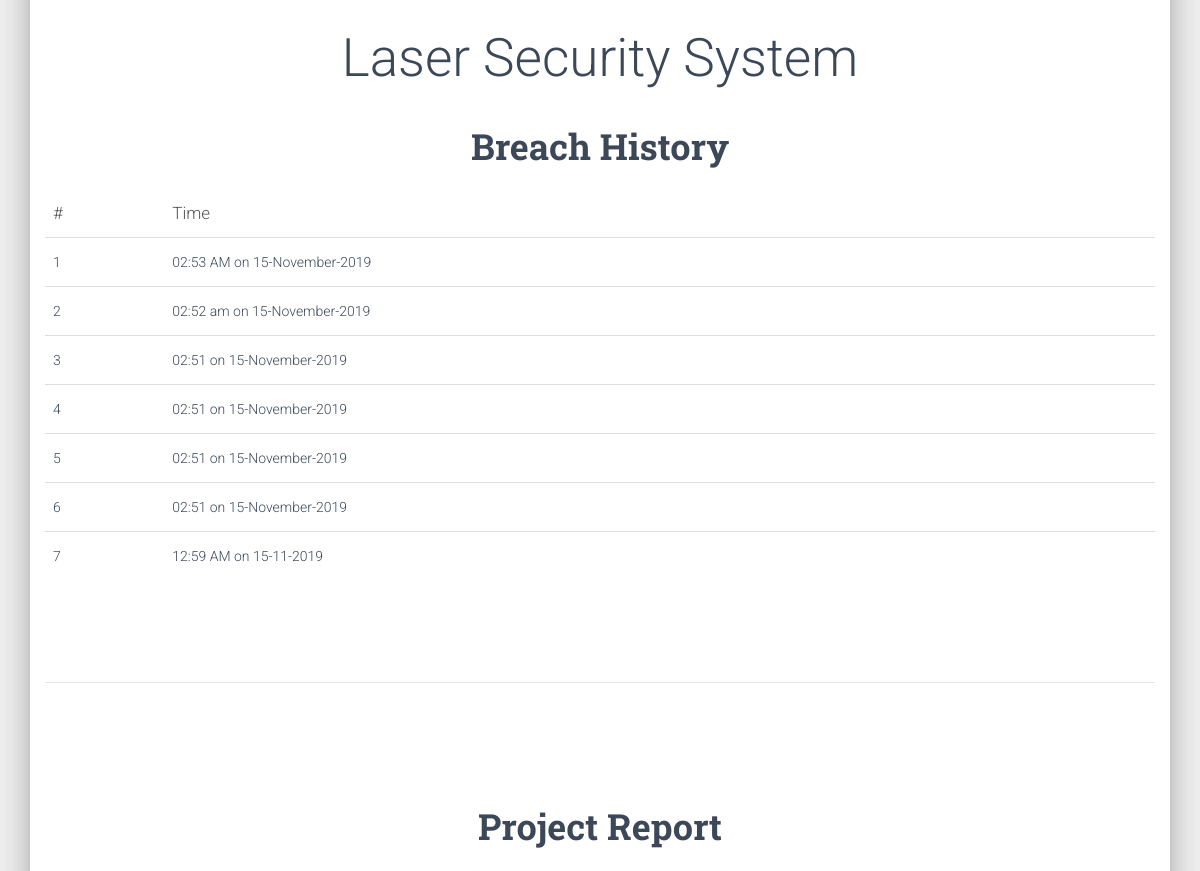
Before: / (middle part) with the older database file.
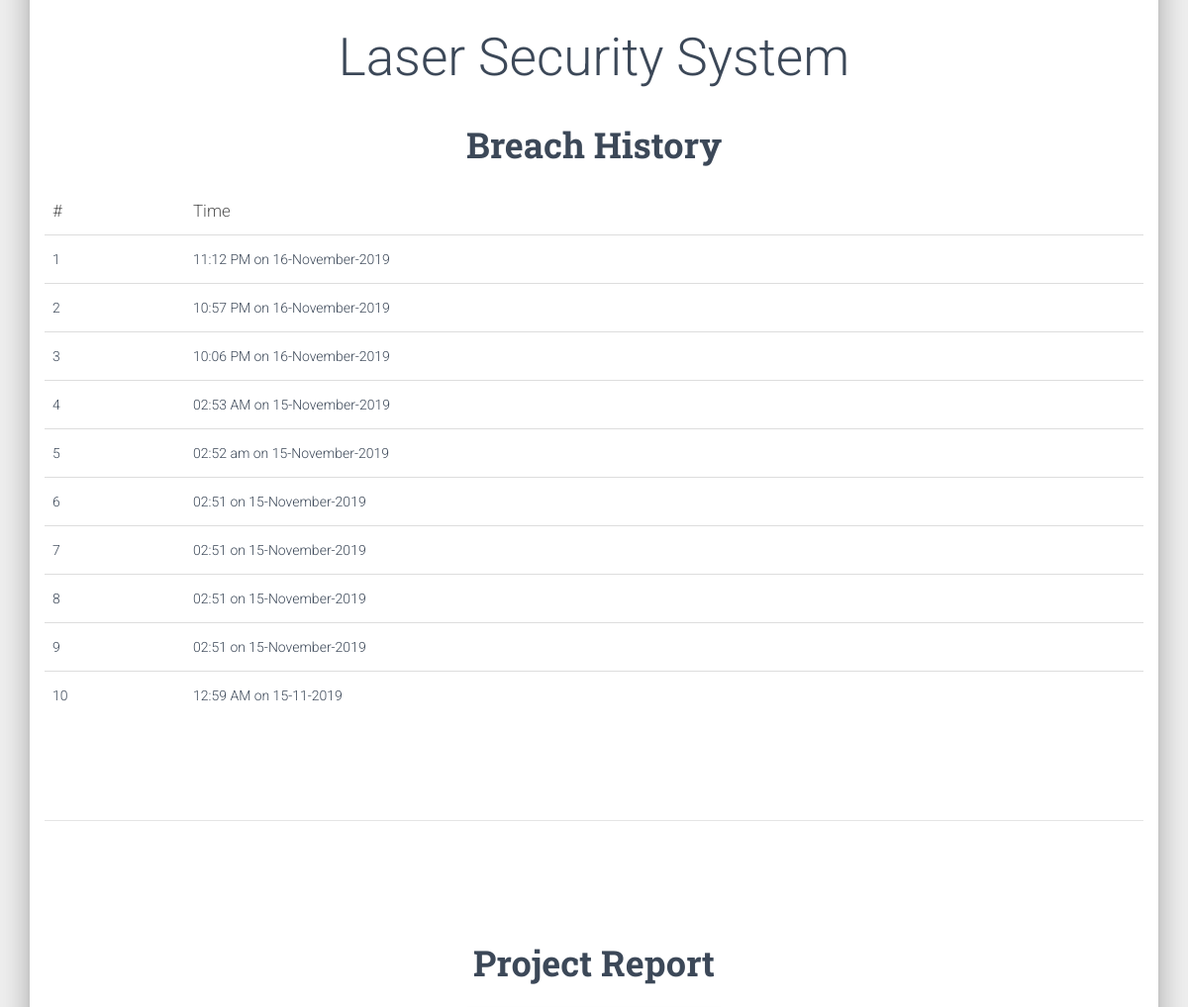
After: the same page with the newer database file.
### app.py (models this page shows)
class History(db.Model):
    id = db.Column(db.Integer, primary_key=True)
    breach_time = db.Column(db.String, nullable=False)

### app.py (the view)
@app.route('/', methods=["GET"])
def index():
    breach_history = History.query.all()
    return render_template('template.html', breach_history=breach_history)

### templates/template.html (shortened to what this page needs)
<!DOCTYPE html>
<html lang="en">
  <head>
    <link href="../static/css/material-kit.min.css" rel="stylesheet" />
  </head>
  <body>
    <div class="main main-raised">
      <div class="container">
        <div class="section text-center">
              <h1>Laser Security System</h1>
          <h2 class="title">Breach History</h2>
          <table class="table">
            <thead>
              <tr>
                <th class="text-left">#
                </th>
                <th class="text-left">Time
                </th>
              </tr>
            </thead>
            <tbody>
              {% for test in breach_history | reverse %}
              <tr>
                <td class="text-left"> {{ loop.index }} </td>
                <td class="text-left">{{ test.breach_time }}</td>
              </tr>
              {% endfor %}
            </tbody>
          </table>
        </div>
        <hr />
        <div class="section text-center">
          <h2 class="title">Project Report</h2>
        </div>
        <br>
        <br>
        <br>
      </div>
    </div>
  </body>
</html>

Changed rows visible on the page:
added History: breach_time "11:12 PM on 16-November-2019"
added History: breach_time "10:57 PM on 16-November-2019"
added History: breach_time "10:06 PM on 16-November-2019"
